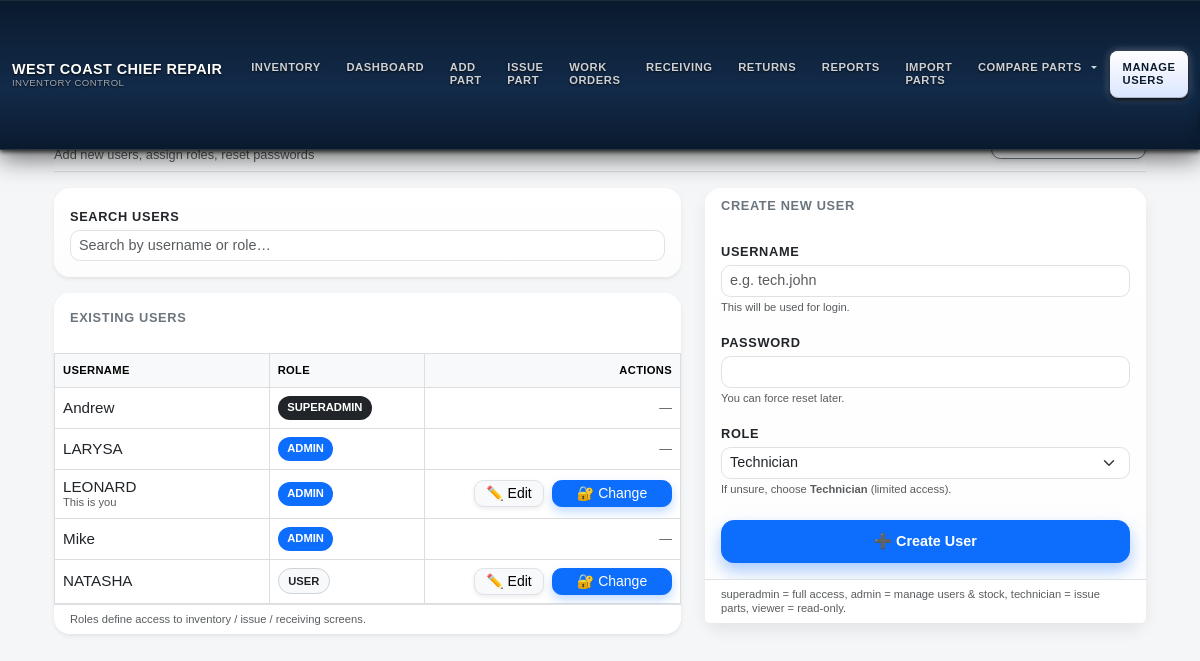
/users (signed in), run on an earlier commit of the app's database.
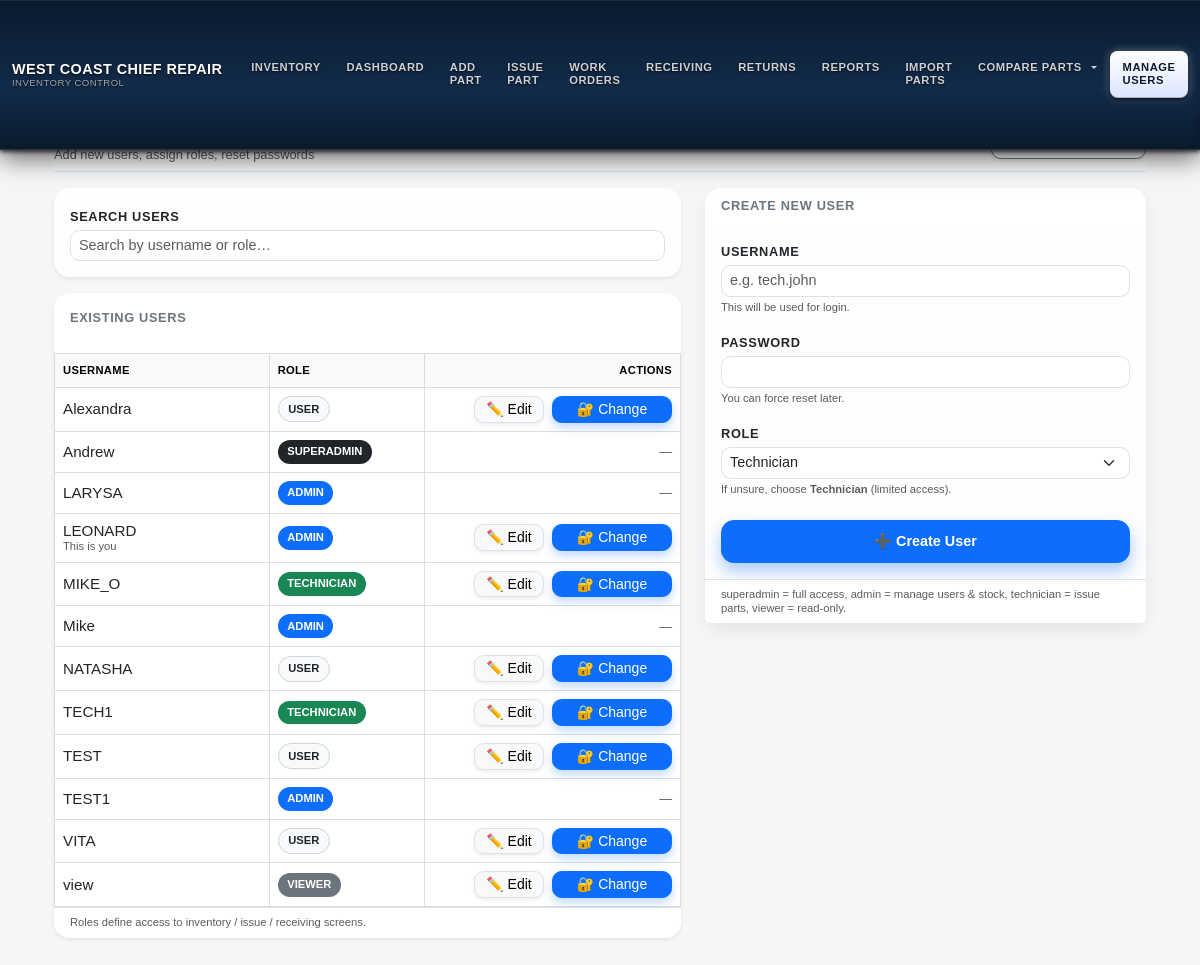
And on a later commit of the database.
### models.py (models this page shows, shortened)
class User(UserMixin, db.Model):
    id = db.Column(db.Integer, primary_key=True)
    username = db.Column(db.String(64), unique=True, nullable=False)
    password_hash = db.Column(db.String(128), nullable=False)
    role = db.Column(db.String(20), nullable=False, default=ROLE_TECHNICIAN)
    @property
    def password(self):
        raise AttributeError('password is not a readable attribute')

### inventory/routes.py (the view, shortened to what this page needs)
@inventory_bp.route("/users", methods=["GET", "POST"])
@login_required
def users():
    users = User.query.order_by(User.username.asc()).all()
    role_options = [
        ("technician", "Technician"),
        ("user",       "User"),
        ("viewer",     "Viewer"),
        ("admin",      "Admin"),
        ("superadmin", "Superadmin"),
    ]
    return render_template("users.html", users=users, role_options=role_options)

### app.py (called while the page is built)
@app.before_request
def restrict_role_routes():
    try:
        if not getattr(current_user, "is_authenticated", False):
            return  # гость — пусть дойдёт до /login
        ep = (request.endpoint or "").strip()
        role = (getattr(current_user, "role", "") or "").strip().lower()
        if role == "technician":
            if ep in ALLOWED_TECH_ENDPOINTS or ep.endswith(".health") or ep.endswith(".ping"):
                return
            return redirect(url_for("inventory.wo_list"))
        if role == "viewer":
            if ep in ALLOWED_VIEWER_ENDPOINTS or ep.endswith(".health") or ep.endswith(".ping"):
                return
            return redirect(url_for("inventory.wo_list"))
        return
    except Exception:
        try:
            return redirect(url_for("inventory.wo_list"))
        except Exception:
            return

### auth/routes.py (called while the page is built)
@login_manager.user_loader
def load_user(user_id):
    return User.query.get(int(user_id))

### templates/users.html (shortened to what the changed rows need)
{% extends "base.html" %}
{% block content %}
<div class="container-fluid py-4 d-flex justify-content-center">
  <div style="width:100%; max-width:1100px;">
    <div class="row g-4">
      <div class="col-lg-7">
        <div class="card shadow-sm border-0"
             style="border-radius:1rem; overflow:hidden;">
          <div class="table-responsive">
            <table class="table align-middle mb-0" style="font-size:.9rem;">
              <thead class="table-light" style="font-size:.75rem; text-transform:uppercase; letter-spacing:.05em;">
                <tr>
                  <th style="min-width:180px;">Username</th>
                  <th style="min-width:130px;">Role</th>
                  <th class="text-end" style="min-width:200px;">Actions</th>
                </tr>
              </thead>
              <tbody id="usersTbody" style="vertical-align:middle;">
                {% for u in users %}
                {% set r=(u.role or '')|lower %}
                <tr style="border-top:1px solid #f1f1f1;">
                  <td style="font-weight:500; color:#212529;">
                    <div style="font-size:.95rem; line-height:1.2;">
                      {{ u.username }}
                    </div>
                    {% if u.id == current_user.id %}
                      <div class="text-muted" style="font-size:.7rem; line-height:1.2;">
                        This is you
                      </div>
                    {% endif %}
                  </td>
                  <td>
                    {% if r=='superadmin' %}
                      <span class="badge rounded-pill"
                            style="background:#212529; font-size:.7rem; font-weight:600; padding:.4rem .6rem;">
                        SUPERADMIN
                      </span>
                    {% elif r=='admin' %}
                      <span class="badge rounded-pill"
                            style="background:#0d6efd; font-size:.7rem; font-weight:600; padding:.4rem .6rem;">
                        ADMIN
                      </span>
                    {% elif r=='technician' %}
                      <span class="badge rounded-pill"
                            style="background:#198754; font-size:.7rem; font-weight:600; padding:.4rem .6rem;">
                        TECHNICIAN
                      </span>
                    {% elif r=='viewer' %}
                      <span class="badge rounded-pill"
                            style="background:#6c757d; font-size:.7rem; font-weight:600; padding:.4rem .6rem;">
                        VIEWER
                      </span>
                    {% else %}
                      <span class="badge rounded-pill text-dark border"
                            style="background:#f8f9fa; font-size:.7rem; font-weight:600; padding:.4rem .6rem; border-color:#ced4da !important;">
                        USER
                      </span>
                    {% endif %}
                  </td>
                  <td class="text-end">
                    <div class="d-flex flex-wrap justify-content-end gap-2">
                      {% if (current_user.role or '')|lower == 'superadmin'
                            or ((current_user.role or '')|lower == 'admin' and (u.role or '')|lower in ['user','viewer','technician'])
                            or u.id == current_user.id %}
                        <a class="btn btn-light btn-sm border shadow-sm"
                           style="font-weight:500; line-height:1.2; border-radius:.6rem; min-width:70px;"
                           href="{{ url_for('inventory.edit_user', user_id=u.id) }}">
                          ✏️ Edit
                        </a>
                        <button class="btn btn-primary btn-sm shadow-sm"
                                style="font-weight:500; line-height:1.2; border-radius:.6rem; min-width:120px; box-shadow:0 .3rem .6rem rgba(13,110,253,.25)!important;"
                                data-user-id="{{ u.id }}"
                                data-username="{{ u.username }}"
                                data-need-current="{% if (current_user.role or '')|lower != 'superadmin' and current_user.id == u.id %}1{% else %}0{% endif %}"
                                onclick="openPasswordModal(this)">
                          🔐 Change
                        </button>
                      {% else %}
                        <span class="text-muted" style="font-size:.8rem;">—</span>
                      {% endif %}
                    </div>
                  </td>
                </tr>
                {% endfor %}
              </tbody>
            </table>
          </div>
        </div>
      </div>
    </div>
  </div>
</div>
{% endblock %}

What changed in the data, as far as the page shows it:
added User: username "Alexandra", shows "USER"
added User: username "MIKE_O", shows "TECHNICIAN"
added User: username "TECH1", shows "TECHNICIAN"
added User: username "TEST", shows "USER"
added User: username "TEST1", shows "ADMIN"
added User: username "VITA", shows "USER"
added User: username "view", shows "VIEWER"
